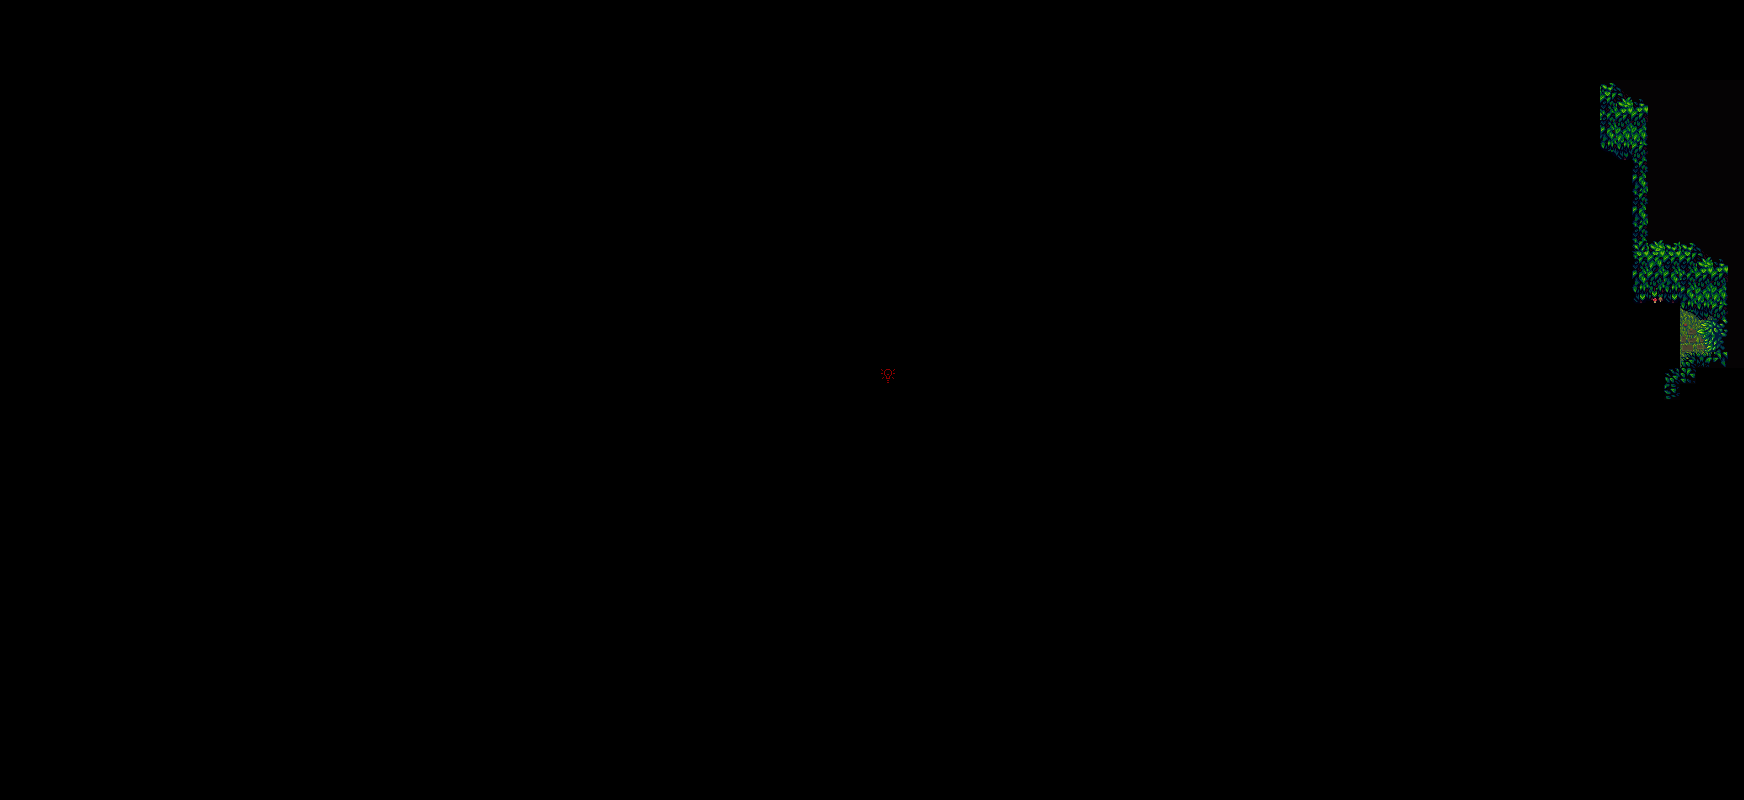

Rendered tile map (Tiled .tmx) drawn with the repository's tilesets; below, a short description and the map source with its tile grids summarised:
An orthogonal 109x50 tile map with 16x16 px tiles, 8 tile layers (Back, Back1, Back2, Buildings, ...), 12 tilesets.

<map version="1.9" tiledversion="1.9.2" orientation="orthogonal" renderorder="right-down" compressionlevel="0" width="109" height="50" tilewidth="16" tileheight="16" infinite="0" nextlayerid="17" nextobjectid="6">
 <properties>
  <property name="AmbientLight" value="80 80 40" />
  <property name="ViewportFollowPlayer" type="bool" value="true" />
  <property name="Warp" value="" />
 </properties>
 <tileset firstgid="1" name="paths" tilewidth="16" tileheight="16" tilecount="64" columns="4">
  <image source="Content/paths.png" width="64" height="256" />
 </tileset>
 <tileset firstgid="65" name="Festivals" tilewidth="16" tileheight="16" tilecount="1024" columns="32">
  <image source="Content/Festivals.png" width="512" height="512" />
 </tileset>
 <tileset firstgid="1089" name="spring_outdoorsTileSheet" tilewidth="16" tileheight="16" tilecount="1975" columns="25">
  <image source="Content/spring_outdoorsTileSheet.png" width="400" height="1264" />
 </tileset>
 <tileset firstgid="3064" name="Sheet" tilewidth="16" tileheight="16" tilecount="936" columns="26">
  <image source="Sheet.png" width="416" height="576" />
 </tileset>
 <tileset firstgid="4000" name="mine_desert_dark" tilewidth="16" tileheight="16" tilecount="288" columns="16">
  <image source="Content/Maps/Mines/mine_desert_dark.png" width="256" height="288" />
 </tileset>
 <tileset firstgid="4288" name="furniture_3" tilewidth="16" tileheight="16" tilecount="351" columns="13">
  <image source="Content/TileSheets/furniture_3.png" width="208" height="432" />
 </tileset>
 <tileset firstgid="4639" name="furniture" tilewidth="16" tileheight="16" tilecount="2976" columns="32">
  <image source="Content/TileSheets/furniture.png" width="512" height="1488" />
 </tileset>
 <tileset firstgid="7615" name="mine_desert_dangerous" tilewidth="16" tileheight="16" tilecount="288" columns="16">
  <image source="Content/Maps/Mines/mine_desert_dangerous.png" width="256" height="288" />
 </tileset>
 <tileset firstgid="7903" name="townInterior" tilewidth="16" tileheight="16" tilecount="2176" columns="32">
  <image source="Content/townInterior.png" width="512" height="1088" />
 </tileset>
 <tileset firstgid="10079" name="wizard_furniture" tilewidth="16" tileheight="16" tilecount="351" columns="13">
  <image source="Content/TileSheets/wizard_furniture.png" width="208" height="432" />
 </tileset>
 <tileset firstgid="10430" name="mine_frost_dangerous" tilewidth="16" tileheight="16" tilecount="288" columns="16">
  <image source="Content/Maps/Mines/mine_frost_dangerous.png" width="256" height="288" />
 </tileset>
 <tileset firstgid="10718" name="island_tilesheet_1" tilewidth="16" tileheight="16" tilecount="2080" columns="32">
  <image source="Content/island_tilesheet_1.png" width="512" height="1040" />
 </tileset>
 <layer id="1" name="Back" width="109" height="50">
  <data>[5450 cells, 12 non-empty, 8 distinct tile ids]</data>
 </layer>
 <layer id="13" name="Back1" width="109" height="50">
  <data>[5450 cells, 0 non-empty, 0 distinct tile ids]</data>
 </layer>
 <layer id="15" name="Back2" width="109" height="50">
  <data>[5450 cells, 0 non-empty, 0 distinct tile ids]</data>
 </layer>
 <layer id="2" name="Buildings" width="109" height="50">
  <data>[5450 cells, 124 non-empty, 39 distinct tile ids]</data>
 </layer>
 <layer id="4" name="Paths" width="109" height="50">
  <data>[5450 cells, 1 non-empty, 1 distinct tile ids]</data>
 </layer>
 <layer id="3" name="Front" width="109" height="50">
  <data>[5450 cells, 4 non-empty, 4 distinct tile ids]</data>
 </layer>
 <layer id="11" name="Front1" width="109" height="50">
  <data>[5450 cells, 0 non-empty, 0 distinct tile ids]</data>
 </layer>
 <layer id="9" name="AlwaysFront" width="109" height="50">
  <data>[5450 cells, 0 non-empty, 0 distinct tile ids]</data>
 </layer>
 <objectgroup id="5" name="Back" />
 <objectgroup id="14" name="Back1" />
 <objectgroup id="16" name="Back2" />
 <objectgroup id="6" name="Buildings" />
 <objectgroup id="8" name="Paths" />
 <objectgroup id="7" name="Front" />
 <objectgroup id="12" name="Front1" />
 <objectgroup id="10" name="AlwaysFront" />
</map>
